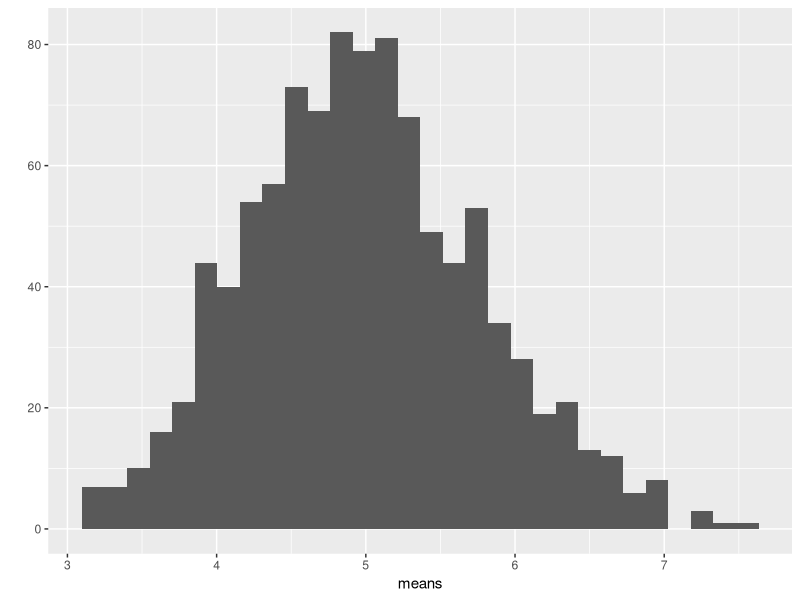
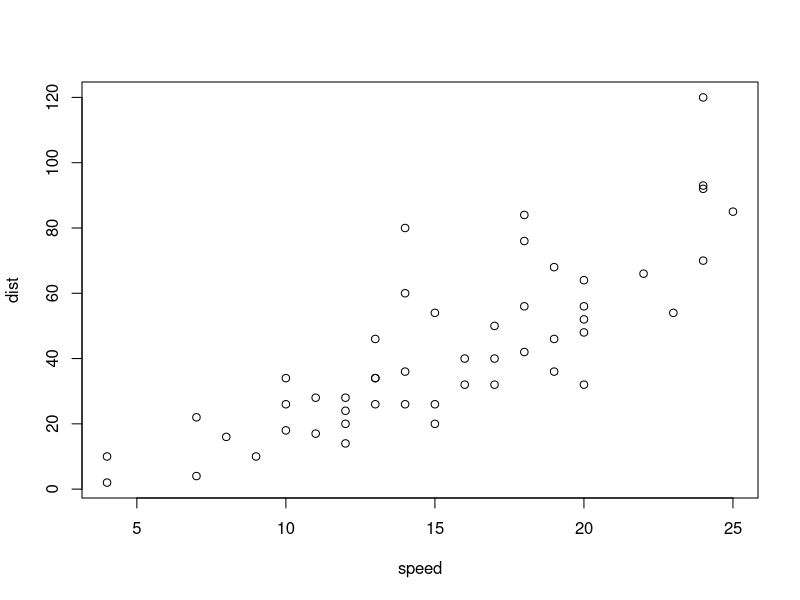

Source code (R) for these figures, in order:
## ---- chunk 1
library(ggplot2)
## ---- chunk 2
set.seed(1)
lambda <- 0.2
nm <- 40
reps <- 1000
means = NULL
for (i in 1:reps){
        means = c(means, mean(rexp(nm, lambda)))
}
sim.mean <- mean(means)
qplot(means, geom="histogram")

## ---- chunk 3
plot(cars)
